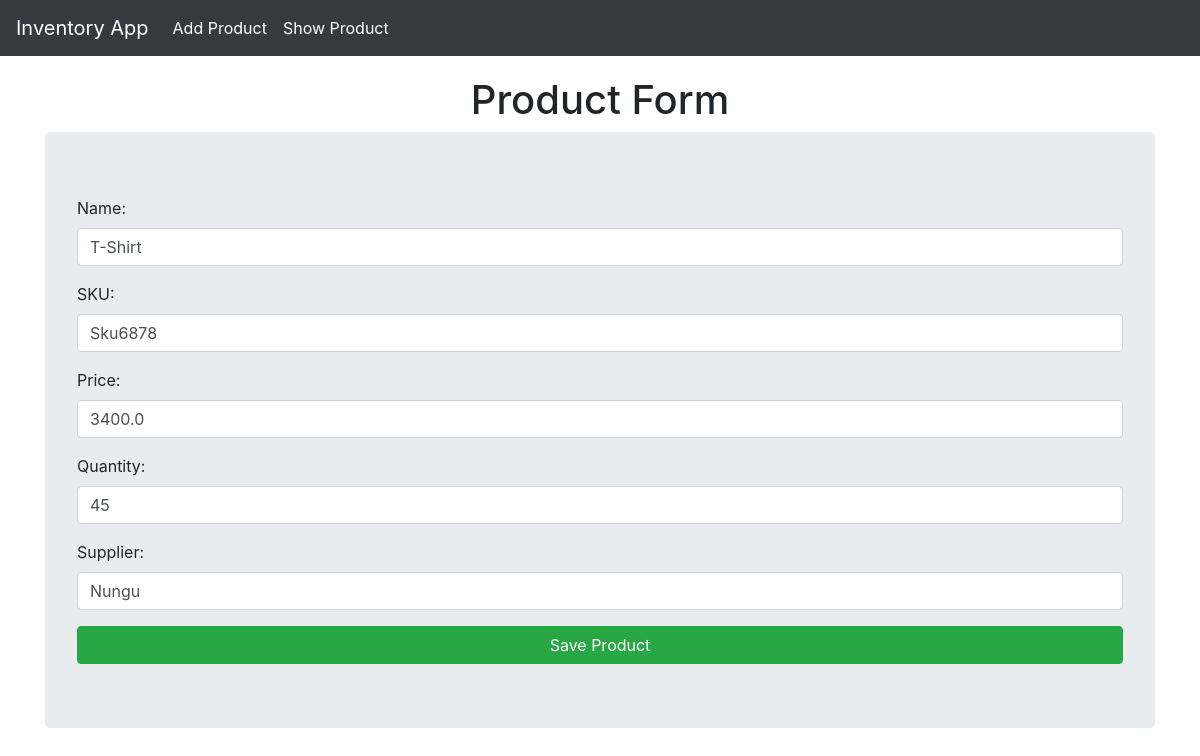
The page /update/4/ on the database its author committed.
### inventoryApp/models.py (models this page shows, shortened)
class Product(models.Model):
    product_id = models.AutoField(primary_key=True)
    name = models.CharField(max_length=100)
    sku = models.CharField(max_length=50, unique=True)
    price = models.FloatField()
    quantity = models.IntegerField()
    supplier = models.CharField(max_length=100)

### inventoryApp/views.py (the view)
# urls.py: path('update/<int:product_id>/', views.product_update_view, name='product_update'),
def product_update_view(request, product_id):
    product = Product.objects.get(product_id=product_id)
    if request.method == "POST":
        form = ProductForm(request.POST, instance=product)
        if form.is_valid():
            form.save()
            messages.success(request, f'Product "{product.name}" updated successfully!')
            return redirect('product_list')
    else:
        form = ProductForm(instance=product)
    return render(request, 'invApp/product_form.html', {'form':form})

### inventoryApp/forms.py
class ProductForm(forms.ModelForm):
    class Meta:
        model = Product
        fields = '__all__'
        labels = {
            'product_id': 'Product ID',
            'name': 'Name',
            'sku': 'SKU',
            'price': 'Price',
            'quantity': 'Quantity',
            'supplier': 'Supplier',
        }
        widgets = {
            'product_id': forms.NumberInput(attrs={'placeholder':'e.g. 1', 'class':'form-control'}),
            'name': forms.TextInput(attrs={'placeholder':'e.g. T-Shirt', 'class':'form-control'}),
            'sku': forms.TextInput(attrs={'placeholder':'e.g. S5689', 'class':'form-control'}),
            'price': forms.NumberInput(attrs={'placeholder':'e.g. 199.95', 'class':'form-control'}),
            'quantity': forms.NumberInput(attrs={'placeholder':'e.g. 100', 'class':'form-control'}),
            'supplier': forms.TextInput(attrs={'placeholder':'e.g. Nungu', 'class':'form-control'}),
        }

### inventoryApp/templates/invApp/product_form.html (shortened to what this page needs)
{% extends 'invApp/layout.html' %}
{% block content %}
<h1 class="text-center">Product Form</h1>
<form method="POST" class="jumbotron">
    {{ form.as_p }}
    <button class="btn btn-success btn-block" type="submit">Save Product</button>
</form>
{% endblock  %}

### inventoryApp/templates/invApp/layout.html (style rules this page uses)
body { padding-top: 56px; }

### rows shown on the page
Product: name "T-Shirt", sku "Sku6878", price "3400.0", quantity "45", supplier "Nungu"
